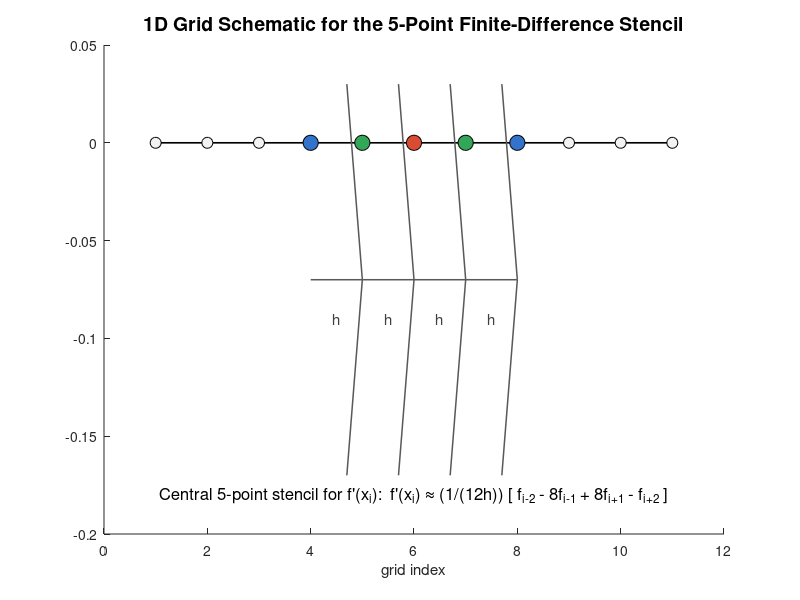

Source code (MATLAB): (Note: this script raises an error after producing the figure.)
function plot_five_point_stencil_1d()
% Plot a 1D grid schematic for the 5-point finite-difference stencil.

close all;

outDir = fullfile(fileparts(mfilename('fullpath')), 'figures');
if ~exist(outDir, 'dir')
    mkdir(outDir);
end

pngPath = fullfile(outDir, 'five_point_stencil_1d.png');

n = 11;
i0 = 6; % center index for stencil demonstration

x = 1:n;
y = zeros(size(x));

fig = figure('Color', 'w', 'Position', [120, 120, 980, 360]);
ax = axes('Parent', fig);
hold(ax, 'on');

% Baseline and all grid points.
plot(ax, [x(1), x(end)], [0, 0], 'k-', 'LineWidth', 1.2);
plot(ax, x, y, 'ko', 'MarkerFaceColor', [0.95, 0.95, 0.95], 'MarkerSize', 8);

% Highlight stencil points i-2, i-1, i, i+1, i+2.
stIdx = (i0-2):(i0+2);
stColors = [0.20, 0.45, 0.80; 0.20, 0.65, 0.35; 0.85, 0.30, 0.20; 0.20, 0.65, 0.35; 0.20, 0.45, 0.80];
for k = 1:numel(stIdx)
    idx = stIdx(k);
    plot(ax, x(idx), 0, 'o', 'MarkerSize', 11, ...
        'MarkerFaceColor', stColors(k, :), 'MarkerEdgeColor', 'k');
end

% Labels for points.
lbl = {'x_{i-2}', 'x_{i-1}', 'x_i', 'x_{i+1}', 'x_{i+2}'};
for k = 1:numel(stIdx)
    idx = stIdx(k);
    text(ax, x(idx), 0.10, lbl{k}, 'HorizontalAlignment', 'center', ...
        'FontSize', 12, 'FontWeight', 'bold');
end

% Uniform spacing h indication.
for idx = (i0-2):(i0+1)
    yArrow = -0.07;
    quiver(ax, x(idx), yArrow, 1, 0, 0, 'Color', [0.35, 0.35, 0.35], ...
        'LineWidth', 1.1, 'MaxHeadSize', 0.18);
    text(ax, x(idx)+0.5, yArrow-0.02, 'h', 'HorizontalAlignment', 'center', ...
        'FontSize', 11, 'Color', [0.25, 0.25, 0.25]);
end

% Coefficients of the 5-point central stencil.
coefText = ['Central 5-point stencil for f''(x_i):  ' ...
    'f''(x_i) \approx (1/(12h)) [ f_{i-2} - 8f_{i-1} + 8f_{i+1} - f_{i+2} ]'];
text(ax, mean(x), -0.18, coefText, 'HorizontalAlignment', 'center', ...
    'FontSize', 12, 'Interpreter', 'tex');

title(ax, '1D Grid Schematic for the 5-Point Finite-Difference Stencil', 'FontSize', 14);
xlabel(ax, 'grid index');
ylabel(ax, '');

ax.YTick = [];
ax.XTick = 1:n;
ax.XLim = [0.5, n + 0.5];
ax.YLim = [-0.24, 0.16];
grid(ax, 'on');
ax.GridAlpha = 0.12;

exportgraphics(fig, pngPath, 'Resolution', 200);
fprintf('Figure saved: %s\n', pngPath);
end
